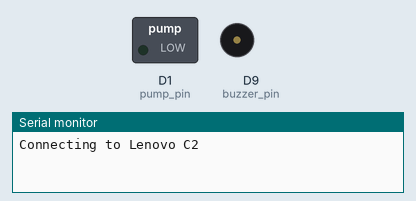
A sketch run on a simulated Arduino MKR. On the bench: switched loads named in the sketch (green lamp = pin HIGH), buzzer (waves = sounding, pin HIGH), the last lines printed to the serial monitor. WiFi joins after 1.5 s; servers stay silent unless stated; the local clock reads 2024-03-15 10:24:30 at power-on unless the sketch sets it.

Above: at 0.1 s.
At 2.6 s:
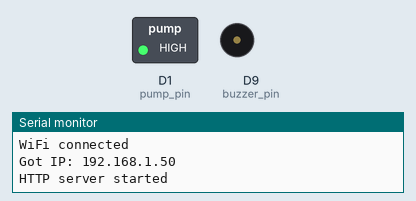
Timing chart, 0 to 4.1 s (numbered marks = the images above):
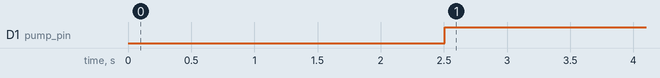

Measured:
- by itself, D1 (pump_pin): LOW → HIGH at 2.5 s

The sketch:

b_practical_receiver_bore.ino
```cpp
#include<SoftwareSerial.h>
#include <ESP8266WiFi.h>
#include<ESP8266WebServer.h>
#include<RTCZero.h>
//--------------Your Data----------------//
const char* ssid = "Lenovo C2"; // <<<<<<<< Your Wi-Fi SSID
const char* password = "507522d2fe1a"; // <<<<<<<< Your Wi-Fi Pasword
ESP8266WebServer server(80);
const byte RX = D2; //GPIO 4
const byte TX = D4; //GPIO 2
const byte buzzer_pin = D9;
const byte trig = D5;
const byte echo = D6;
String readBuffer;
char incomingByte;
#define pump_pin D1
float up_high = 11;
float up_low = 3;
const byte seconds = 0;
const byte minutes = 0;
const byte hours = 0;
const byte day = 1;
const byte month = 1;
const byte year = 1;
String MotorState = "off";

WiFiClient client;
RTCZero rtc;

SoftwareSerial uart(TX, RX);


void setup() {

  Serial.begin(9600);
  delay(5);
  pinMode(trig,OUTPUT);
  pinMode(echo,INPUT);
  uart.begin(9600);
  pinMode(pump_pin, OUTPUT);
  pinMode(buzzer_pin, OUTPUT);
  digitalWrite(pump_pin, LOW);
  digitalWrite(buzzer_pin, LOW);

  rtc.begin();
  rtc.setHours(hours);
  rtc.setMinutes(minutes);
  rtc.setSeconds(seconds);

  // Set the date
  rtc.setDay(day);
  rtc.setMonth(month);
  rtc.setYear(year);

 Serial.print("Connecting to ");
     Serial.println(ssid);
  WiFi.begin(ssid, password);

  while (WiFi.status() != WL_CONNECTED)
  {
    delay(500);
    Serial.print(".");
  }
  Serial.println("");
  Serial.println("WiFi connected");
  Serial.print("Got IP: ");
  Serial.println(WiFi.localIP());


  server.begin();
  Serial.println("HTTP server started");

}

void loop() {

//for ultrasonic sensor
     float time2 = 0;
//for uart
  float h = 0;


readBuffer = "";
  boolean start = false;
  // Reads the incoming angle
  while (uart.available()) {             // If HC-12 has data
    incomingByte = uart.read();          // Store each icoming byte from HC-12
    delay(5);
    // Reads the data between the start "s" and end marker "e"
    if (start == true) {
      if (incomingByte != 'e') {
        readBuffer += char(incomingByte);    // Add each byte to ReadBuffer string variable
      }
      else {
        start = false;
      }
    }
    // Checks whether the received message statrs with the start marker "s"
    else if ( incomingByte == 's') {
      start = true; // If true start reading the message
    }
  }
  // Converts the string into integer
  delay(1000);
  h = readBuffer.toFloat();


    if(h<up_low && MotorState == "off")
    {
      digitalWrite(pump_pin,HIGH);
      MotorState = "on";
      rtc.setSeconds(seconds);

    }
    else if (h > up_high && MotorState == "on")
    {
      digitalWrite(pump_pin,LOW);
      MotorState = "off";
    }

    if((rtc.getSeconds()>50)&&(h<up_low)&&(MotorState == "on"))
    {
      digitalWrite(pump_pin, LOW);
      digitalWrite(buzzer_pin, HIGH);
      MotorState = "Motor Stopped Working";
      delay(10000);
      digitalWrite(buzzer_pin, LOW);

      while(1){

          //Print motor state on cloud and screen
          Serial.println(MotorState);
          delay(10000);
        }
      }

          //Print motor state on cloud and screen

delay(9000);

}
```
